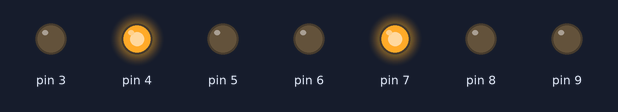
The sketch below on a simulated Arduino Uno, built with avr-gcc and run on an emulated ATmega328P. Shown: output pins drawn as LEDs (lit = HIGH).

Above: at 0.2 s.
At 2.2 s:
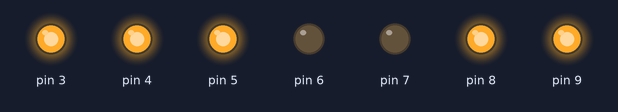
At 5.7 s:
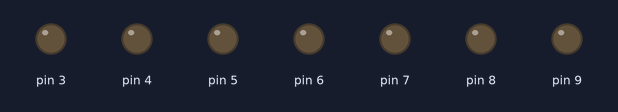
Timing chart, 0 to 6.9 s (numbered marks = the images above):
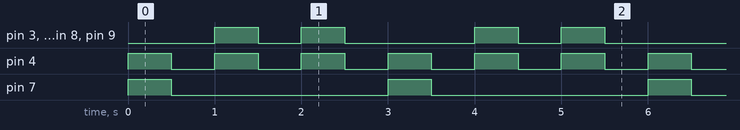

The sketch:

BareMinimum.ino
```cpp
void setup() {
  // put your setup code here, to run once:
  pinMode(3,OUTPUT);
  pinMode(4,OUTPUT);
  pinMode(5,OUTPUT);
  pinMode(6,OUTPUT);
  pinMode(7,OUTPUT);
  pinMode(8,OUTPUT);
  pinMode(9,OUTPUT);
}

void loop() {
  //显示1
  digitalWrite(4, HIGH);
  digitalWrite(7, HIGH);
  delay(500);


  digitalWrite(4, LOW);
  digitalWrite(7, LOW);
  delay(500);

  //显示2
  digitalWrite(3, HIGH);
  digitalWrite(4, HIGH);
  digitalWrite(5, HIGH);
  digitalWrite(8, HIGH);
  digitalWrite(9, HIGH);
  delay(500);

  digitalWrite(3, LOW);
  digitalWrite(4, LOW);
  digitalWrite(5, LOW);
  digitalWrite(8, LOW);
  digitalWrite(9, LOW);
  delay(500);

  //显示3
  digitalWrite(3, HIGH);
  digitalWrite(4, HIGH);
  digitalWrite(5, HIGH);
  digitalWrite(8, HIGH);
  digitalWrite(9, HIGH);
  delay(500);

  digitalWrite(3, LOW);
  digitalWrite(4, LOW);
  digitalWrite(5, LOW);
  digitalWrite(8, LOW);
  digitalWrite(9, LOW);
  delay(500);


}
```

Measured:
- by itself, pin 3, pin 5, pin 8, pin 9: repeats every 3.0 s: LOW 0.50 s, HIGH 0.50 s, LOW 1.5 s, HIGH 0.50 s
- by itself, pin 4: alternates HIGH for 0.50 s and LOW for 0.50 s
- by itself, pin 7: alternates HIGH for 0.50 s and LOW for 2.5 s
